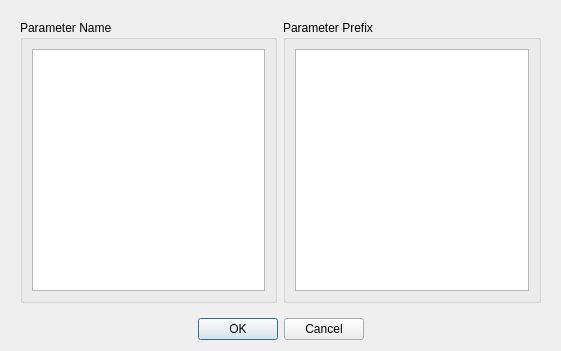
<?xml version="1.0" encoding="UTF-8"?>
<ui version="4.0">
 <class>ParametersSettings</class>
 <widget class="QDialog" name="ParametersSettings">
  <property name="geometry">
   <rect>
    <x>0</x>
    <y>0</y>
    <width>561</width>
    <height>351</height>
   </rect>
  </property>
  <property name="minimumSize">
   <size>
    <width>561</width>
    <height>351</height>
   </size>
  </property>
  <property name="windowTitle">
   <string>Parameters Settings</string>
  </property>
  <layout class="QVBoxLayout" name="verticalLayout_3">
   <item>
    <widget class="QWidget" name="widget" native="true">
     <layout class="QHBoxLayout" name="horizontalLayout">
      <item>
       <widget class="QGroupBox" name="groupBox">
        <property name="title">
         <string>Parameter Name</string>
        </property>
        <layout class="QVBoxLayout" name="verticalLayout_2">
         <item>
          <widget class="QPlainTextEdit" name="ParameterName"/>
         </item>
        </layout>
       </widget>
      </item>
      <item>
       <widget class="QGroupBox" name="groupBox_2">
        <property name="title">
         <string>Parameter Prefix</string>
        </property>
        <layout class="QVBoxLayout" name="verticalLayout">
         <item>
          <widget class="QPlainTextEdit" name="ParameterPrefix"/>
         </item>
        </layout>
       </widget>
      </item>
     </layout>
    </widget>
   </item>
   <item>
    <widget class="QDialogButtonBox" name="parameterbuttonBox">
     <property name="layoutDirection">
      <enum>Qt::LeftToRight</enum>
     </property>
     <property name="orientation">
      <enum>Qt::Horizontal</enum>
     </property>
     <property name="standardButtons">
      <set>QDialogButtonBox::Cancel|QDialogButtonBox::Ok</set>
     </property>
     <property name="centerButtons">
      <bool>true</bool>
     </property>
    </widget>
   </item>
  </layout>
 </widget>
 <resources/>
 <connections/>
</ui>
